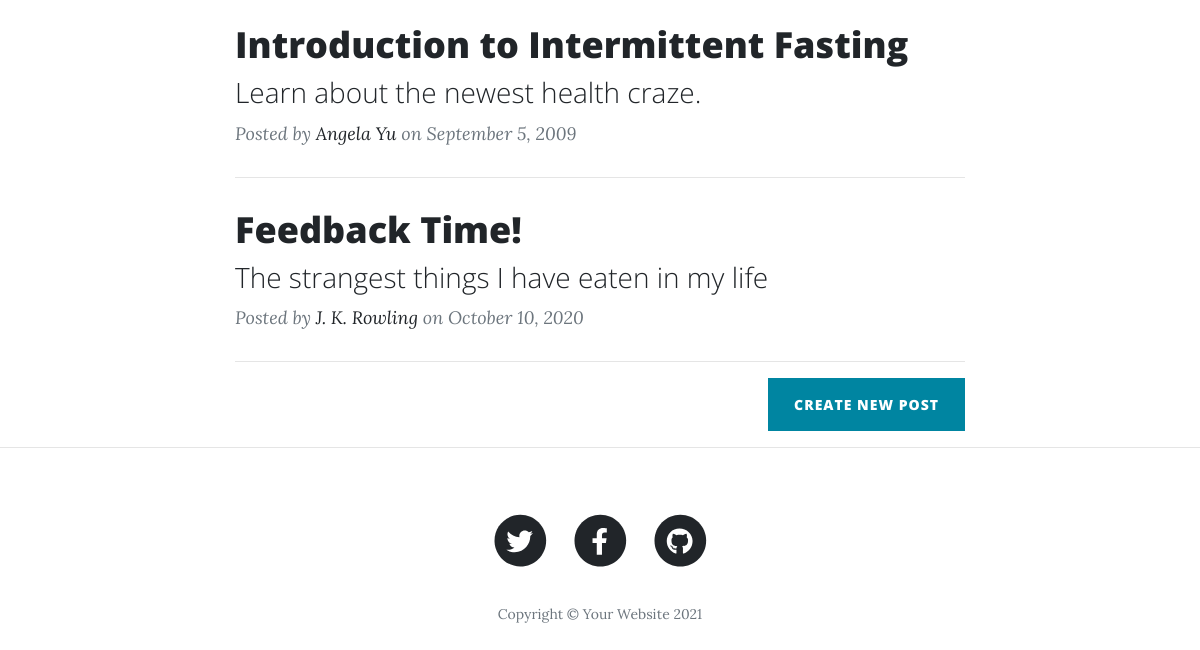
Before: / (lower part) with the older database file.
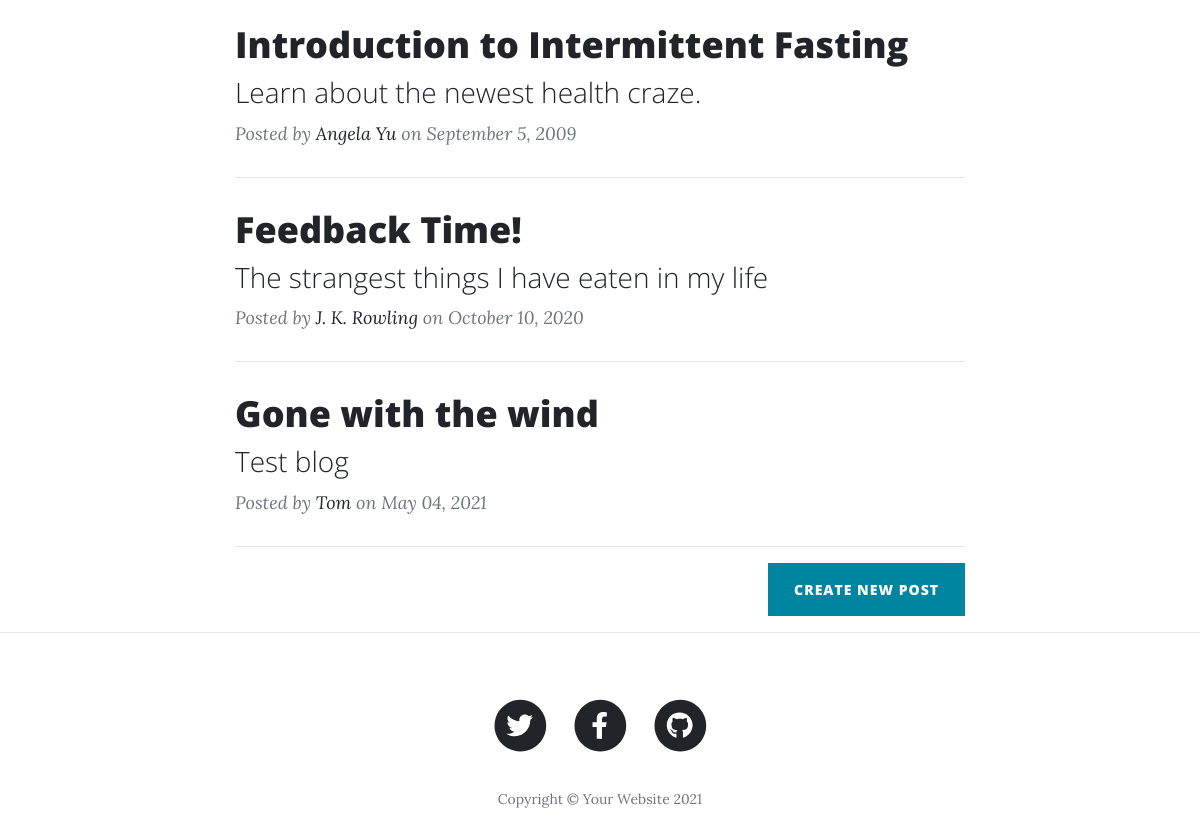
After: the same page with the newer database file.
### app.py (models this page shows)
class BlogPost(db.Model):
    id = db.Column(db.Integer, primary_key=True)
    title = db.Column(db.String(250), unique=True, nullable=False)
    subtitle = db.Column(db.String(250), nullable=False)
    date = db.Column(db.String(250), nullable=False)
    body = db.Column(db.Text, nullable=False)
    author = db.Column(db.String(250), nullable=False)
    img_url = db.Column(db.String(250), nullable=False)

### app.py (the view)
@app.route('/')
def home():
    posts = BlogPost.query.all()
    return render_template('index.html', posts=posts)

### templates/index.html (shortened to what this page needs)
{% include 'header.html' %}
        <div class="container">
            <div class="row">
                <div class="col-lg-8 col-md-10 mx-auto">
                    {% for post in posts %}
                    <div class="post-preview">
                        <a href="{{ url_for('show_post', post_id=post.id) }}">
                            <h2 class="post-title">{{ post.title }}</h2>
                            <h3 class="post-subtitle">{{ post.subtitle }}</h3>
                        </a>
                        <p class="post-meta">
                            Posted by
                            <a href="#!">{{ post.author }}</a>
                            on {{ post.date }}
                        </p>
                    </div>
                    <hr />
                    {% endfor %}
                    <div class="clearfix">
                        <a class="btn btn-primary float-right" href="{{url_for('create_post')}}">Create New Post</a>
                    </div>
                </div>
            </div>
        </div>
        <hr />
{% include 'footer.html' %}

### templates/header.html (shortened to what this page needs)
<!DOCTYPE html>
<html lang="en">
    <head>
        <link href="{{ url_for('static', filename='css/styles.css') }}" rel="stylesheet" />
    </head>
    <body>

### templates/footer.html (shortened to what this page needs)
        <footer>
            <div class="container">
                <div class="row">
                    <div class="col-lg-8 col-md-10 mx-auto">
                        <ul class="list-inline text-center">
                            <li class="list-inline-item">
                                <a href="#!">
                                    <span class="fa-stack fa-lg">
                                        <i class="fas fa-circle fa-stack-2x"></i>
                                        <i class="fab fa-twitter fa-stack-1x fa-inverse"></i>
                                    </span>
                                </a>
                            </li>
                            <li class="list-inline-item">
                                <a href="#!">
                                    <span class="fa-stack fa-lg">
                                        <i class="fas fa-circle fa-stack-2x"></i>
                                        <i class="fab fa-facebook-f fa-stack-1x fa-inverse"></i>
                                    </span>
                                </a>
                            </li>
                            <li class="list-inline-item">
                                <a href="#!">
                                    <span class="fa-stack fa-lg">
                                        <i class="fas fa-circle fa-stack-2x"></i>
                                        <i class="fab fa-github fa-stack-1x fa-inverse"></i>
                                    </span>
                                </a>
                            </li>
                        </ul>
                        <p class="copyright text-muted">Copyright &copy; Your Website 2021</p>
                    </div>
                </div>
            </div>
        </footer>
    </body>
</html>

Changed rows visible on the page:
added BlogPost: title "Gone with the wind", subtitle "Test blog", author "Tom", date "May 04, 2021"
